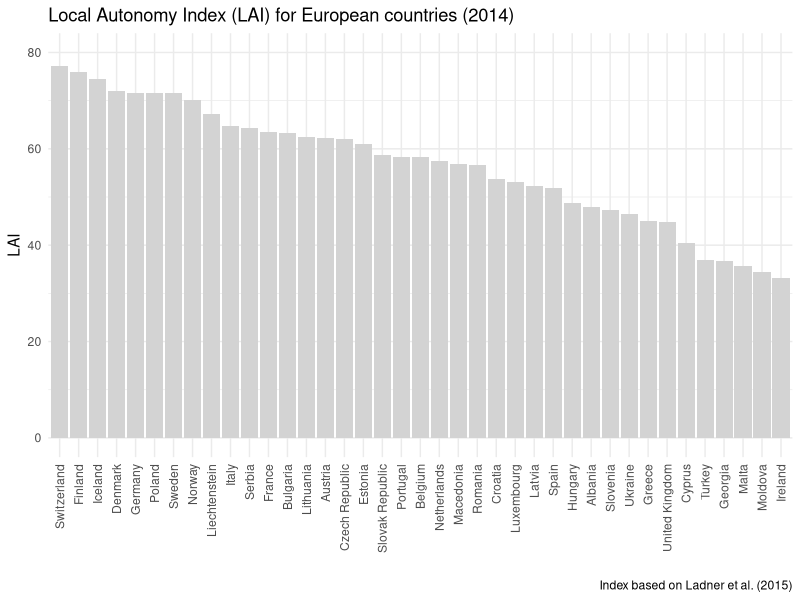
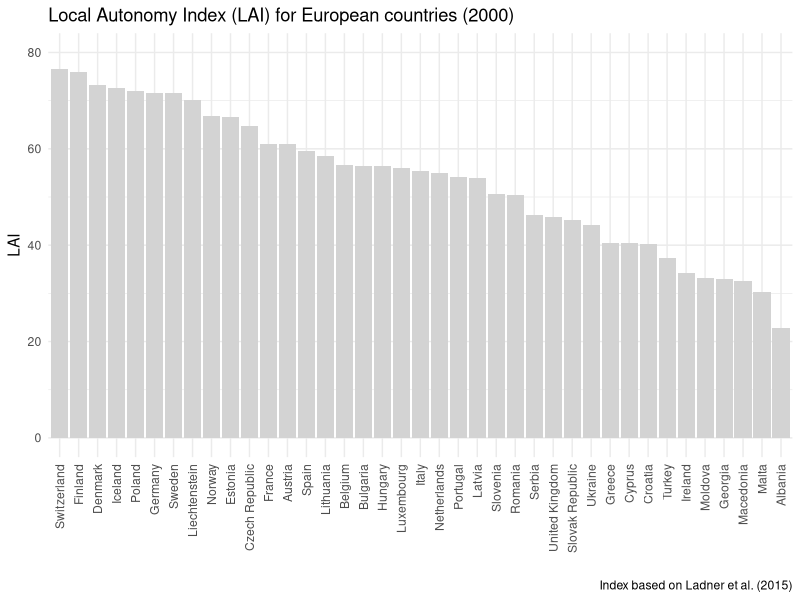
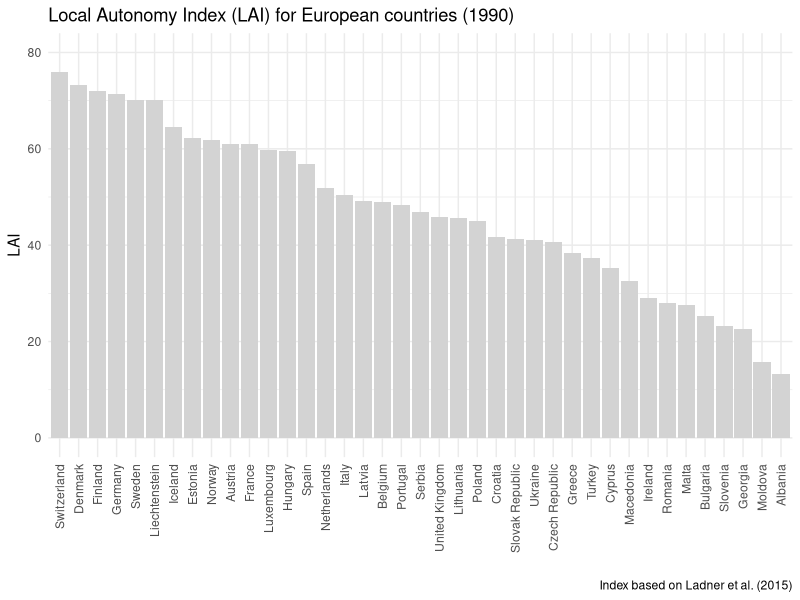
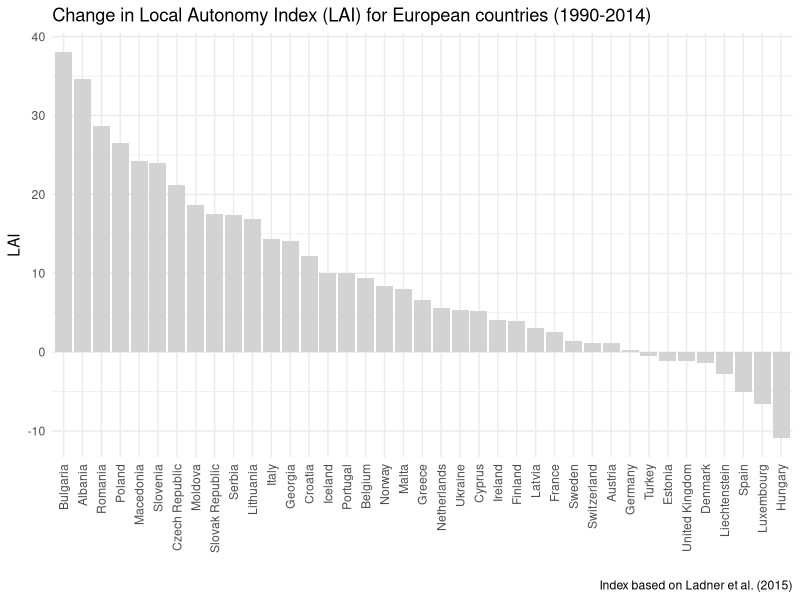
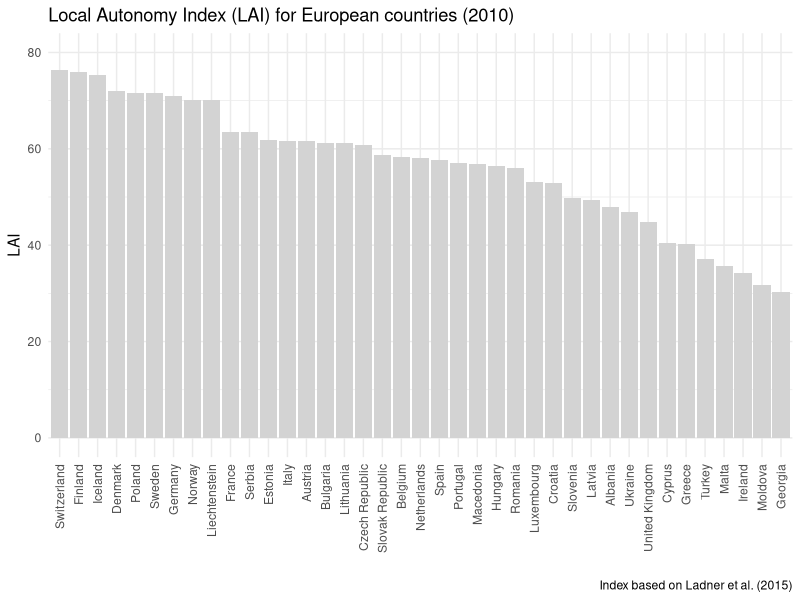
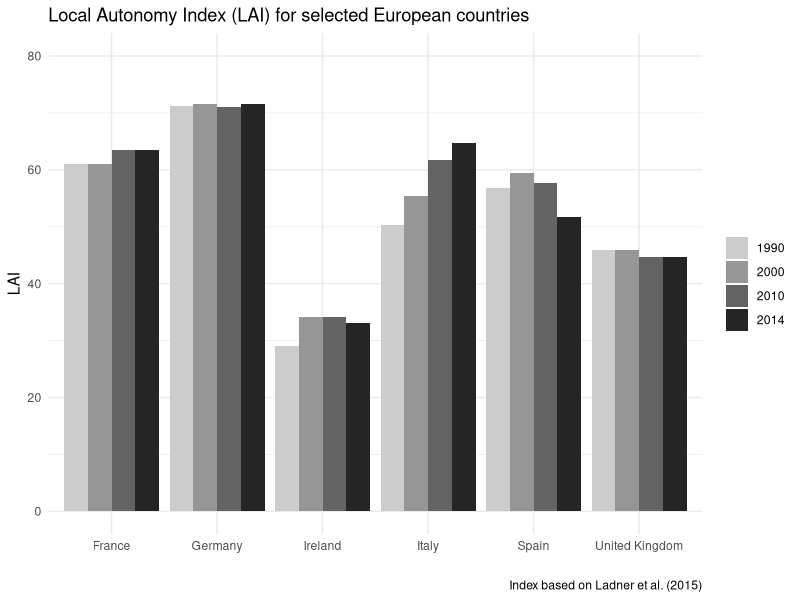
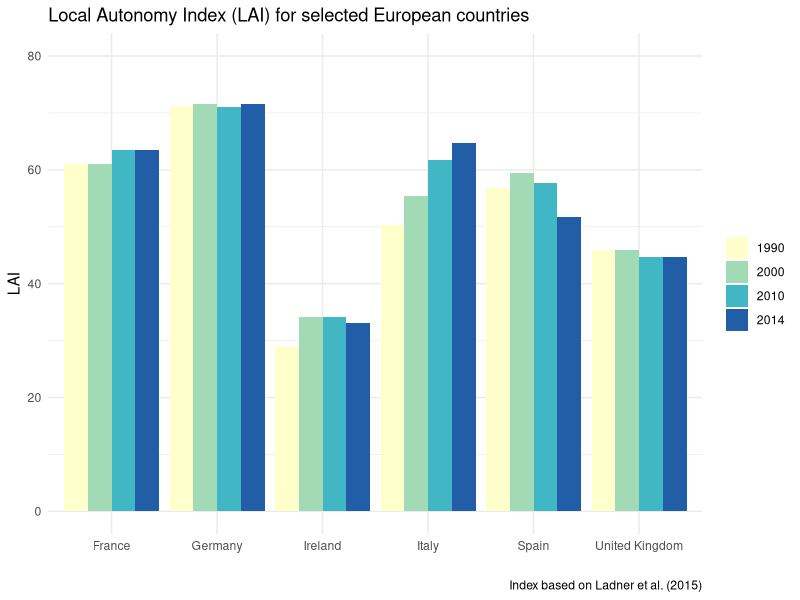

Write R code to recreate these figures, in order.
## ---- chunk 1
library(ggplot2)
library(tidyr)
library(RColorBrewer)
library(dplyr)
library(ggrepel) # For labels
library(viridis) # For colour palettes
## ---- chunk 2
LAI_data <- read.csv("LAI_2014.csv", check.names=FALSE, fileEncoding = 'UTF-8-BOM')
LAI_data
## ---- chunk 3
LAI_data_reorder <- LAI_data # Replicate original data
LAI_data_reorder$country_name <- factor(LAI_data_reorder$country_name, # Factor levels in decreasing order
                  levels = LAI_data_reorder$country_name[order(LAI_data_reorder$D_LAI_2014, decreasing = TRUE)])
## ---- chunk 4
ggplot(LAI_data_reorder, aes(x= country_name, y = D_LAI_2014))+ 
  geom_col(stat = "identity", fill = "#D3D3D3")+
  ylim(0, 80)+
  theme_minimal()+
  theme(axis.text.x = element_text(angle = 90, vjust = 0.5, hjust=1))+
  labs(title="Local Autonomy Index (LAI) for European countries (2014)", y="LAI", x = " ", caption = "Index based on Ladner et al. (2015)")
## ---- chunk 5
LAI_data_reorder_2000 <- LAI_data # Replicate original data
LAI_data_reorder_2000$country_name <- factor(LAI_data_reorder_2000$country_name, # Factor levels in decreasing order
                  levels = LAI_data_reorder_2000$country_name[order(LAI_data_reorder_2000$D_LAI_2000, decreasing = TRUE)])
## ---- chunk 6
ggplot(LAI_data_reorder_2000, aes(x= country_name, y = D_LAI_2000))+ 
  geom_col(stat = "identity", fill = "#D3D3D3")+
  ylim(0, 80)+
  theme_minimal()+
  theme(axis.text.x = element_text(angle = 90, vjust = 0.5, hjust=1))+
  labs(title="Local Autonomy Index (LAI) for European countries (2000)", y="LAI", x = " ", caption = "Index based on Ladner et al. (2015)")
## ---- chunk 7
LAI_data_reorder_1990 <- LAI_data # Replicate original data
LAI_data_reorder_1990$country_name <- factor(LAI_data_reorder_1990$country_name, # Factor levels in decreasing order
                  levels = LAI_data_reorder_1990$country_name[order(LAI_data_reorder_1990$D_LAI_1990, decreasing = TRUE)])
## ---- chunk 8
ggplot(LAI_data_reorder_1990, aes(x= country_name, y = D_LAI_1990))+ 
  geom_col(stat = "identity", fill = "#D3D3D3")+
  ylim(0, 80)+
  theme_minimal()+
  theme(axis.text.x = element_text(angle = 90, vjust = 0.5, hjust=1))+
  labs(title="Local Autonomy Index (LAI) for European countries (1990)", y="LAI", x = " ", caption = "Index based on Ladner et al. (2015)")
## ---- chunk 9
LAI_data_reorder_change <- LAI_data # Replicate original data
LAI_data_reorder_change$country_name <- factor(LAI_data_reorder_change$country_name, # Factor levels in decreasing order
                  levels = LAI_data_reorder_change$country_name[order(LAI_data_reorder_change$D_LAI_changes_1990_2014, decreasing = TRUE)])
## ---- chunk 10
ggplot(LAI_data_reorder_change, aes(x= country_name, y = D_LAI_changes_1990_2014))+ 
  geom_col(stat = "identity", fill = "#D3D3D3")+
  theme_minimal()+
  theme(axis.text.x = element_text(angle = 90, vjust = 0.5, hjust=1))+
  labs(title="Change in Local Autonomy Index (LAI) for European countries (1990-2014)", y="LAI", x = " ", caption = "Index based on Ladner et al. (2015)")
## ---- chunk 11
LAI_data_reorder_2010 <- LAI_data # Replicate original data
LAI_data_reorder_2010$country_name <- factor(LAI_data_reorder_2010$country_name, # Factor levels in decreasing order
                  levels = LAI_data_reorder_2010$country_name[order(LAI_data_reorder_2010$D_LAI_2010, decreasing = TRUE)])
## ---- chunk 12
ggplot(LAI_data_reorder_2010, aes(x= country_name, y = D_LAI_2010))+ 
  geom_col(stat = "identity", fill = "#D3D3D3")+
  ylim(0, 80)+
  theme_minimal()+
  theme(axis.text.x = element_text(angle = 90, vjust = 0.5, hjust=1))+
  labs(title="Local Autonomy Index (LAI) for European countries (2010)", y="LAI", x = " ", caption = "Index based on Ladner et al. (2015)")
## ---- chunk 13
 # List of column names
colnames(LAI_data)

# Select specific countries
# Rename years
LAI_data_select <- LAI_data %>%
  select("country_name", "D_LAI_1990", "D_LAI_2000", "D_LAI_2010", "D_LAI_2014") %>%
  filter(country_name %in% c("France", "Germany","Ireland", "Italy", "Spain", "United Kingdom")) %>% # Select specific countries
  rename("1990" = D_LAI_1990, "2000" = D_LAI_2000, "2010" = D_LAI_2010, "2014" = D_LAI_2014) # Rename years
## ---- chunk 14
# Make data long
LAI_data_select_long <-gather(LAI_data_select ,key="year",value="LAI", c("1990", "2000", "2010", "2014"))
print(LAI_data_select_long)
## ---- chunk 15
ggplot(LAI_data_select_long, aes(y=LAI, x=country_name)) + 
    geom_bar(position="dodge", stat="identity", aes(fill = year))+
  scale_fill_manual(values = c("1990" = "#cccccc",
                               "2000" = "#969696",
                               "2010" = "#636363",
                               "2014" = "#252525"))+
  ylim(0, 80)+
  theme_minimal()+
  theme(legend.title = element_blank())+
  labs(title="Local Autonomy Index (LAI) for selected European countries", y="LAI", x = " ", caption = "Index based on Ladner et al. (2015)")
## ---- chunk 16
ggplot(LAI_data_select_long, aes(y=LAI, x=country_name)) + 
    geom_bar(position="dodge", stat="identity", aes(fill = year))+
  scale_fill_manual(values = c("1990" = "#ffffcc",
                               "2000" = "#a1dab4",
                               "2010" = "#41b6c4",
                               "2014" = "#225ea8"))+
  ylim(0, 80)+
  theme_minimal()+
  theme(legend.title = element_blank())+
  labs(title="Local Autonomy Index (LAI) for selected European countries", y="LAI", x = " ", caption = "Index based on Ladner et al. (2015)")
